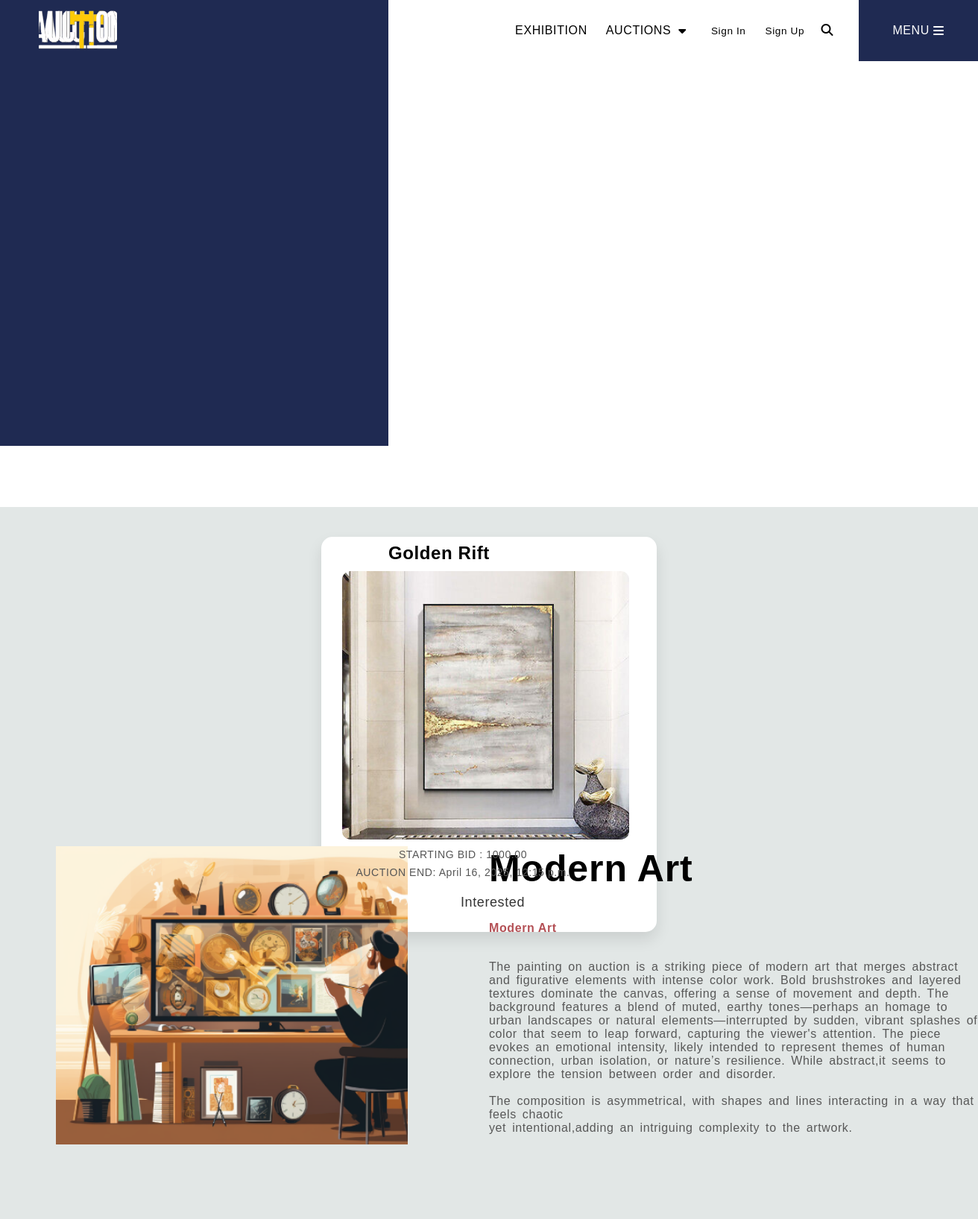
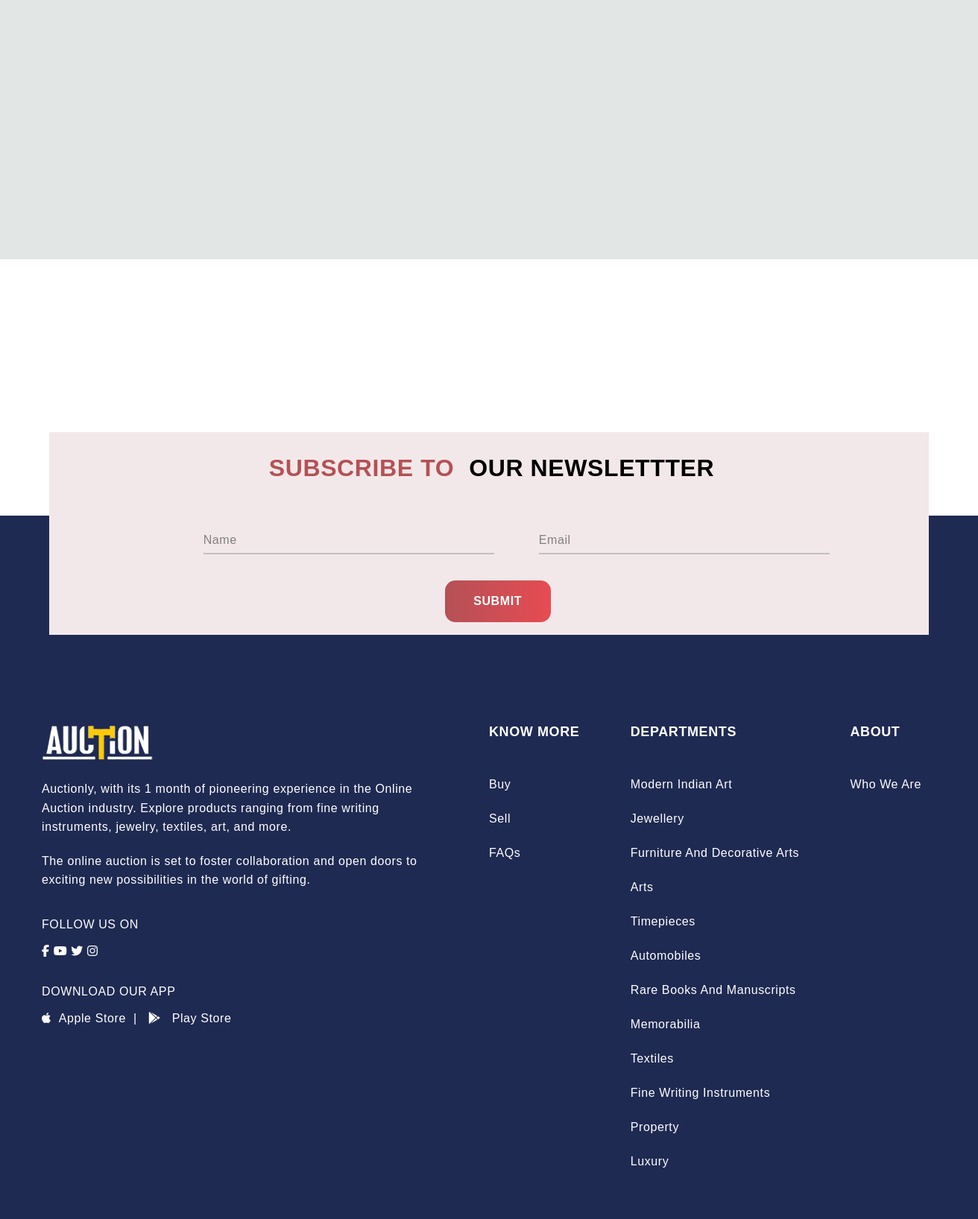
The page /modernart on the database its author committed (2 pictures, top to bottom).
### Auctionly/models.py (models this page shows, shortened)
class Product(models.Model):
    title = models.CharField(max_length=50)
    description = models.TextField()
    image = models.ImageField(upload_to='images/')
    starting_bid = models.DecimalField(max_digits=20, decimal_places=2)
    end_auction = models.DateTimeField()
    owner = models.ForeignKey(User, on_delete=models.CASCADE)
    winner = models.ForeignKey(User, on_delete=models.SET_NULL, null=True, blank=True, related_name='buyer')
    notified = models.BooleanField(default=False)
    is_auction_active = models.BooleanField(default=True)

### Auctionly/views.py (the view)
# urls.py: path('modernart', modernart, name="modernart"),
def modernart(request):
    products = Product.objects.all()
    return render(request, 'modernart.html', {'products': products})

### Auctionly/templates/modernart.html (shortened to what this page needs)
<!DOCTYPE html>
<html lang="en">
<head>
    {% load static %}
    <link rel="stylesheet" href="https://cdnjs.cloudflare.com/ajax/libs/font-awesome/6.6.0/css/all.min.css"
 />
    <link rel="stylesheet" href="{% static 'Auctionly/modernart.css' %}">
</head>
<body>
    <div class="main-nav-bar" id="main-nav-bar">
        <a href="{% url 'home' %}">
            <div class="main-nav-bar-logo">
                <img src="{% static 'Auctionly/images/logo.png' %}" alt="Auctionly Logo">
            </div>
        </a>
        <div class="main-nav-contents main-nav-contents3">
            <a href="#">EXHIBITION</a>
        </div>
        <div class="main-nav-contents main-nav-contents3">
            AUCTIONS <i class="fa-solid fa-caret-down"></i>
        </div>
        <div class="main-nav-contents profile-section">
            {% if user.is_authenticated %}
                <span class="username">Welcome, {{ user.username }}</span>
                <a href="{% url 'logout' %}">Logout</a>
            {% else %}
                <a href="{% url 'sign_in' %}">Sign In</a>
                <a href="{% url 'sign_up' %}">Sign Up</a>
            {% endif %}
        </div>
        <div class="main-nav-contents">
            <div class="search-icon-navbar">
                <i class="fa-solid fa-magnifying-glass"></i>
            </div>
        </div>
        <div class="main-nav-menu">
            <button id="main_page_menu_btn" class="main-nav-menu-contents">MENU <i class="fa-solid fa-bars"></i></button>
        </div>
    </div>
    <div class="neela-dabba"></div>
    <div class="slide_container">
        <div class="slides"></div>
        <div class="slides_border"></div>
        <div class="slides_content">
            <div class="department-heading-1">
                <h3>Modern Art</h3>
            </div>
            <div class="department-heading-2">
                <h6>Modern Art </h6>
            </div>
            <div class="para-department">
                <p>The painting on auction is a striking piece of modern art that merges abstract and figurative
                    elements with intense color work. Bold brushstrokes and layered textures dominate the canvas,
                    offering a sense of movement and depth. The background features a blend of muted, earthy
                    tones—perhaps an homage to urban landscapes or natural elements—interrupted by sudden, vibrant
                    splashes of color that seem to leap forward, capturing the viewer's attention.
                    The piece evokes an emotional intensity, likely intended to represent themes of human connection,
                    urban isolation, or nature’s resilience.
                    While abstract,it seems to explore the tension between order and disorder.<br><br>
                    The composition is asymmetrical, with shapes and lines interacting in a way that feels chaotic <br>
                    yet intentional,adding an intriguing complexity to the artwork.<br>
            </div>
        </div>
    </div>
    <div class="shopping-sec">
        {% for product in products %}
        <div class="product-card">
            <div id="boxcontent">
                <h2 id="head">{{product.title}}</h2>
                <div id="image2">
                    <img src="{{ product.image.url }}" alt="MAitem1" id="image1">
                </div>
                <p id="p1">STARTING BID : {{product.starting_bid}}</p>
                <p id="p2">AUCTION END: {{product.end_auction}}</p>
                <a href="{% url 'openpage' product.id %}">
                    <button id="Intrested">Interested</button>
                </a>
            </div>
        </div>
        {% endfor %}
    </div>
    <br><br><br><br>
    <div class="newsletter-box">
        <div class="newsletter-box-contents">
            <div class="subscribe-text">
                <div class="red-text-subscribe">
                    SUBSCRIBE TO
                </div>
                <div class="our-text-subscribe">
                    OUR NEWSLETTTER
                </div>
            </div>
            <div class="input-details-nl">
                <div class="wrapper">
                    <div class="input-data">
                        <input type="text" required>
                        <div class="underline"></div>
                        <label>Name</label>
                    </div>
                </div>
                <div class="wrapper">
                    <div class="input-data">
                        <input type="text" required>
                        <div class="underline"></div>
                        <label>Email</label>
                    </div>
                </div>
            </div>
            <div class="submit-button-letterbox">
                <div class="button-text">
                    SUBMIT
                </div>
            </div>
        </div>
    </div>
    <div class="neela-dabba-footer">
        <footer class="footer">
            <div class="footer-content">
                <div class="left-section">
                    <img src="{%static 'Auctionly/images/logo.png'%}" alt="Company logaaaaa" class="logo">
                    <p>Auctionly, with its 1 month of pioneering experience in the Online Auction industry. Explore
                        products ranging from fine writing instruments, jewelry, textiles, art, and more.</p>
                    <p>The online auction is set to foster collaboration and open doors to exciting new possibilities in
                        the world of gifting.</p><br>
                    <div class="social-icons">
                        <div class="follow-us-on-text">FOLLOW US ON</div><br>
                        <i class="fa-brands fa-facebook-f"></i>
                        <i class="fa-brands fa-youtube"></i>
                        <i class="fa-brands fa-twitter"></i>
                        <i class="fa-brands fa-instagram"></i><br>
                    </div><br><br>
                    <div class="app-links">
                        <div class="follow-us-on-text">DOWNLOAD OUR APP</div><br>
                        <i class="fa-brands fa-apple"></i>&nbsp;&nbsp;Apple Store&nbsp; |&nbsp;&nbsp;
                        <i class="fa-brands fa-google-play"></i>&nbsp;&nbsp;&nbsp;Play Store
                    </div>
                </div>
                <div class="right-section">
                    <div class="column">
                        <h3>KNOW MORE</h3><br><br>
                        <ul>
                            <div class="footer-buttons">
                                <li><a href="#">Buy </a></li><br>
                            </div>
                            <div class="footer-buttons">
                                <li><a href="#">Sell</a></li><br>
                            </div>
                            <div class="footer-buttons">
                                <li><a href="#">FAQs</a></li><br>
                            </div>
                        </ul>
                    </div>
                    <div class="column">
                        <h3>DEPARTMENTS</h3><br><br>
                        <ul>
                            <div class="footer-buttons">
                                <li><a href="modernart.html">Modern Indian Art</a></li><br>
                            </div>
                            <div class="footer-buttons">
                                <li><a href="#">Jewellery</a></li><br>
                            </div>
                            <div class="footer-buttons">
                                <li><a href="#">Furniture And Decorative Arts</a></li><br>
                            </div>
                            <div class="footer-buttons">
                                <li><a href="#">Arts</a></li><br>
                            </div>
                            <div class="footer-buttons">
                                <li><a href="#">Timepieces</a></li><br>
                            </div>
                            <div class="footer-buttons">
                                <li><a href="#">Automobiles</a></li><br>
                            </div>
                            <div class="footer-buttons">
                                <li><a href="#">Rare Books And Manuscripts</a></li><br>
                            </div>
                            <div class="footer-buttons">
                                <li><a href="#">Memorabilia</a></li><br>
                            </div>
                            <div class="footer-buttons">
                                <li><a href="#">Textiles</a></li><br>
                            </div>
                            <div class="footer-buttons">
                                <li><a href="#">Fine Writing Instruments</a></li><br>
                            </div>
                            <div class="footer-buttons">
                                <li><a href="#">Property</a></li><br>
                            </div>
                            <div class="footer-buttons">
                                <li><a href="#">Luxury</a></li><br>
                            </div>
                        </ul>
                    </div>
                    <div class="column">
                        <h3>ABOUT</h3><br><br>
                        <ul>
                            <li><a href="#">Who We Are</a></li>
                        </ul>
                    </div>
                </div>
            </div>
        </footer>
    </div>
    {% load static %}
</body>
</html>

### Auctionly/templates/modernart.html (style rules this page uses)
.shopping-sec { width: 100%; min-height: 1303px; padding-top: 20px; padding-bottom: 4vh; background-color: #E2E7E6; color: #000000; font: 16px; font-family: sans-serif; display: flex; gap: 30px; justify-content: center; flex-wrap: wrap; }
#boxcontent { width: 380px; height: 400px; }
#image1 { width: 385px; height: 360px; border-radius: 3%; margin-top: 10px; margin-left: 10px; }
#image2 { margin-left: 18px; }
#head { font-size: 24px; height: 20px; width: 300px; margin: 8px; }
.product-card { background-color: #fff; width: 450px; height: 530px; border-radius: 15px; box-shadow: 0 10px 20px rgba(0, 0, 0, 0.1); overflow: hidden; text-align: center; margin-top: 20px; }
#p1 { font-size: 14px; color: #555; margin-top: 8px; position: relative; }
#p2 { font-size: 14px; color: #555; margin-top: 8px; position: relative; }
.main-nav-bar { display: flex; justify-content: space-between; align-items: center; padding: 15px 30px; color: black; position: fixed; top: 0; width: 100%; z-index: 1000; }
.main-nav-bar-logo img { height: 7vh; width: 8vw; object-fit: cover; }
.main-nav-contents { font-size: 1em; cursor: pointer; display: flex; align-items: center; gap: 5px; }
.main-nav-contents a { color: #000; text-decoration: none; }
.fa-caret-down { transition: transform 0.3s; margin-left: 5px; }
.search-icon-navbar { padding: 5px; }
.main-nav-menu .main-nav-menu-contents { background: none; border: none; color: white; font-size: 1em; cursor: pointer; display: flex; align-items: center; gap: 5px; }
.profile-section { display: flex; align-items: center; gap: 10px; }
.profile-section a { color: #000; text-decoration: none; font-size: 0.85em; padding: 5px 8px; border-radius: 4px; transition: background-color 0.3s; }
#Intrested { padding: 10px 10px; font-size: 25px; color: #333; background: transparent; border: 2px solid transparent; border-radius: 5px; position: relative; overflow: hidden; cursor: pointer; transition: color 0.4s ease; margin-top: 10px; margin-left: 10px; }
#Intrested:before, #Intrested:after { content: ""; position: absolute; height: 2px; width: 100%; background: linear-gradient(to right, #b45156 0%, #e74b52 100%); left: 0; transform: scaleX(0); transition: transform 0.4s ease; }
#Intrested:before { top: 0; transform-origin: left; }
#Intrested:after { bottom: 0; transform-origin: right; }

### rows shown on the page
Product: title "Golden Rift", image (picture), starting_bid "1000.00", end_auction "April 16, 2025, 12:15 p.m."
